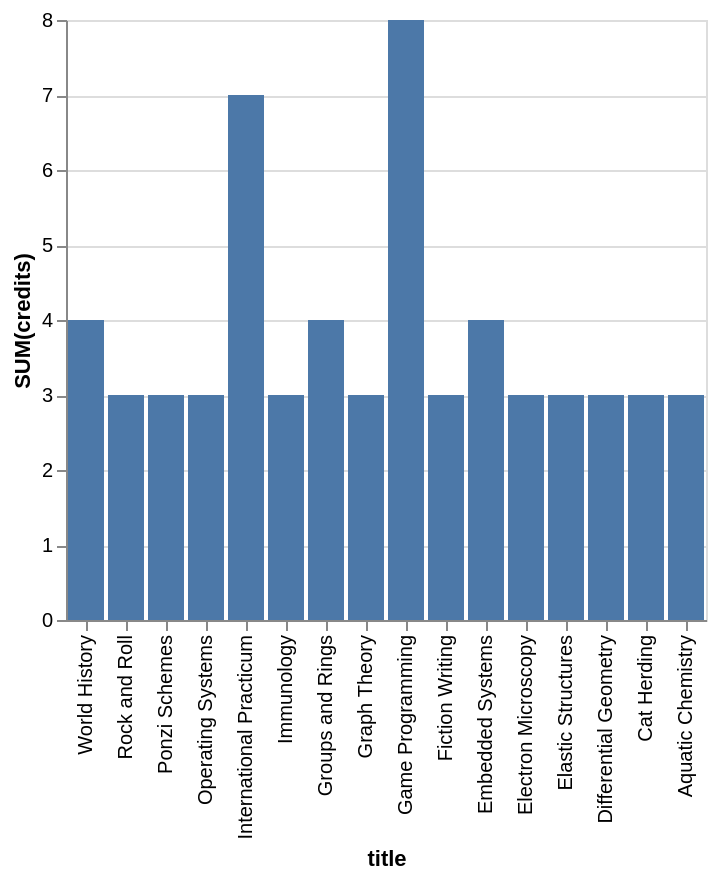

Specify this chart in Vega-Lite:
### Vega-Lite specification from a JSON file in a GitHub repository (floating-point values rounded to 4 significant figures)
{"data": {"values": [{"x_data": "World History", "y_data": 4}, {"x_data": "Rock and Roll", "y_data": 3}, {"x_data": "Ponzi Schemes", "y_data": 3}, {"x_data": "Operating Systems", "y_data": 3}, {"x_data": "International Practicum", "y_data": 7}, {"x_data": "Immunology", "y_data": 3}, {"x_data": "Groups and Rings", "y_data": 4}, {"x_data": "Graph Theory", "y_data": 3}, {"x_data": "Game Programming", "y_data": 8}, {"x_data": "Fiction Writing", "y_data": 3}, {"x_data": "Embedded Systems", "y_data": 4}, {"x_data": "Electron Microscopy", "y_data": 3}, {"x_data": "Elastic Structures", "y_data": 3}, {"x_data": "Differential Geometry", "y_data": 3}, {"x_data": "Cat Herding", "y_data": 3}, {"x_data": "Aquatic Chemistry", "y_data": 3}]}, "mark": "bar", "encoding": {"x": {"field": "x_data", "type": "nominal", "title": "title", "sort": "descending"}, "y": {"field": "y_data", "type": "quantitative", "title": "SUM(credits)"}}}
